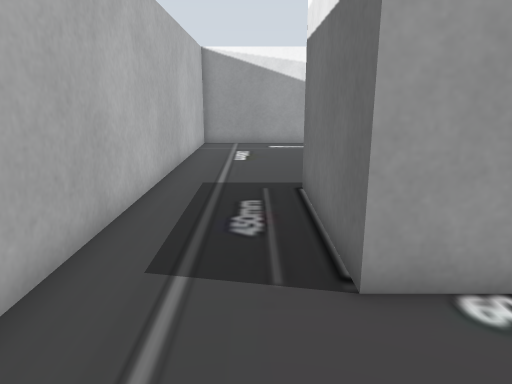
[1] (above)

12 first-person views from a walk through a world built for the Gazebo simulator. The camera is 0.22 m above the floor, tilts 14° down and sees 70° across. The floor is counted in squares, 0.1 m on a side. Each view is taken from the middle of a square. On the plan, view 1 faces up. The plan holds only what a view shows up to about 20 squares ahead; the rest is blank. The place goes on beyond the plan.

[2]
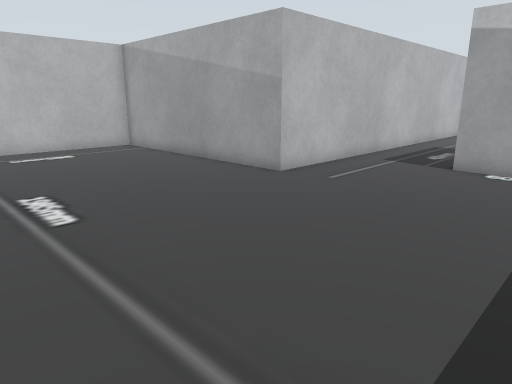

[3]
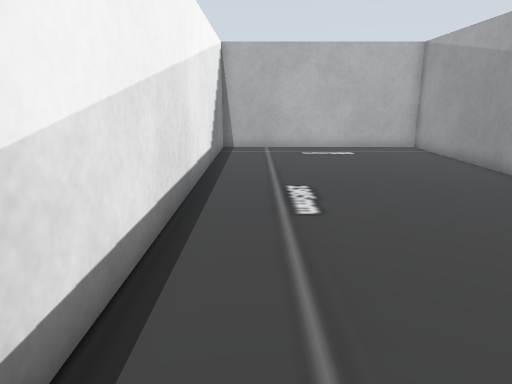

[4]
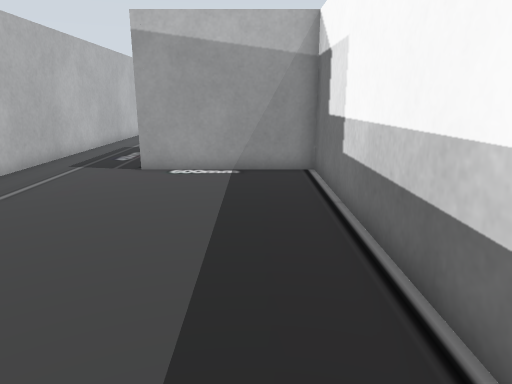

[5]
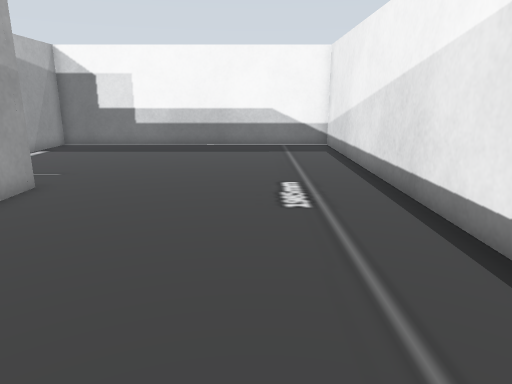

[6]
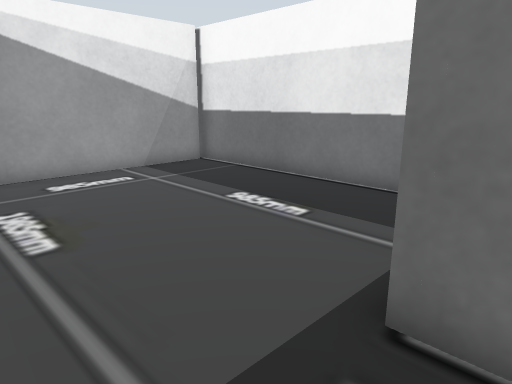

[7]
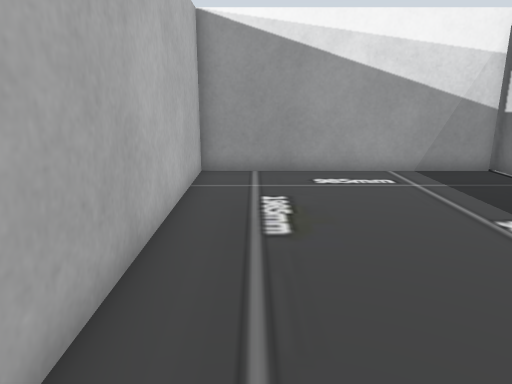

[8]
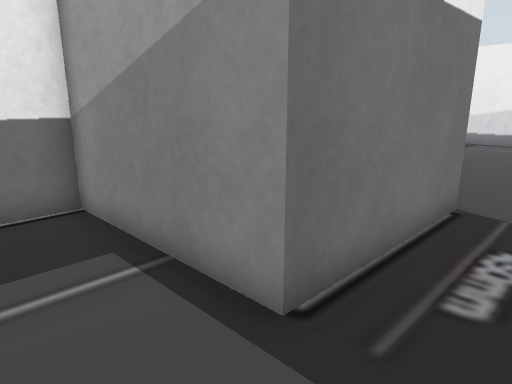

[9]
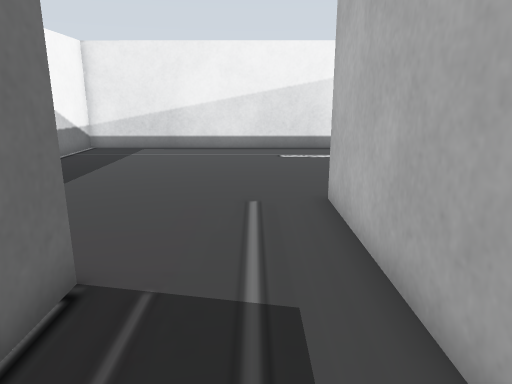

[10]
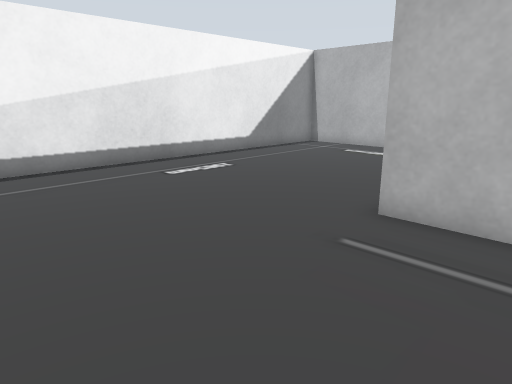

[11]
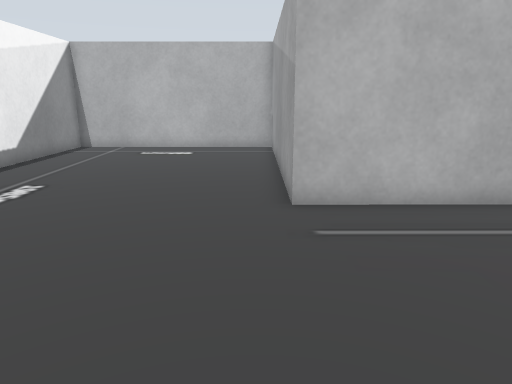

[12]
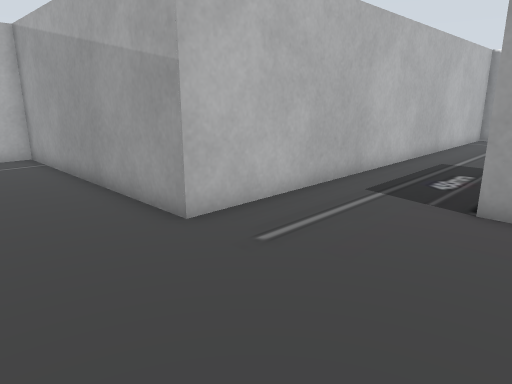

### Floor plan
Ten units are one square. View 1 is at (0, 0); x grows to the right and y downward. Boxes are objects, and circles mark ways between rooms. Rooms are numbered by the first view taken in them; rooms with no view inside come last. Other rooms are left out.
<svg viewBox="-135 -207 210 309">
<path fill="none" stroke="#000" d="M-27 -25 -27 2 -130 2 -130 96 70 97 69 -39 12 -39M66 -196 -28 -196 -27 -25M12 -39 12 -94 69 -94 69 -202"/>
<circle cx="-10" cy="-33" r="3" fill="#2a7"/>
<text x="-20" y="40">1</text>
<text x="10" y="-130">2</text>
</svg>
Room 1 opens to room 2.

Where each view was taken, in squares from view 1:
view 1: 0 up, 0 right, facing up
view 2: 9 down, 5 right, facing up-left
view 3: 8 down, 5 right, facing left
view 4: 8 down, 5 right, facing up
view 5: 6 down, 12 left, facing right
view 6: 8 up, 2 left, facing up-right
view 7: 8 up, 1 left, facing up
view 8: 12 up, 1 left, facing down-right
view 9: 8 up, 1 left, facing down
view 10: 3 up, 4 right, facing down-left
view 11: 1 down, 5 right, facing left
view 12: 4 down, 3 right, facing up-left
